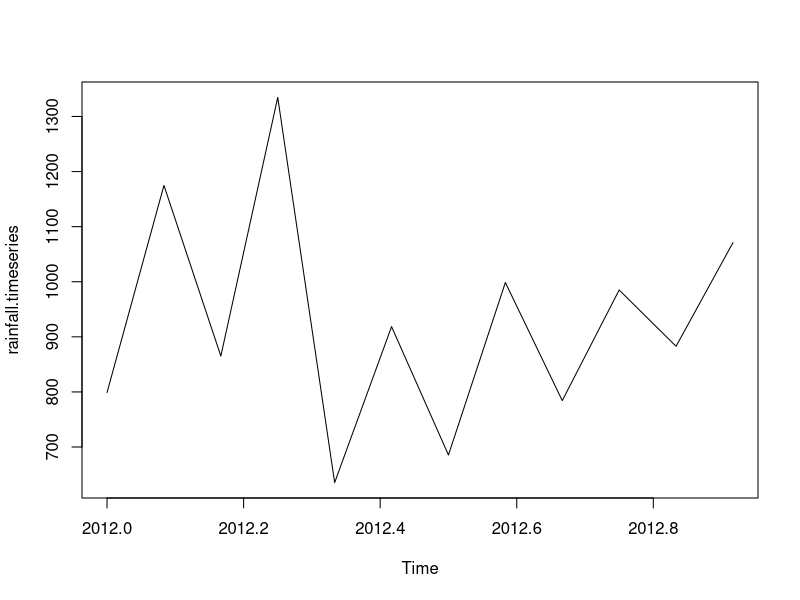

Reproduce this figure in R.
# Get the data points in form of a R vector.
rainfall <-
  c(799,1174.8,865.1,1334.6,635.4,918.5,685.5,998.6,784.2,985,882.8,1071)
# Convert it to a time series object.
rainfall.timeseries <- ts(rainfall,start = c(2012,1),frequency = 12)
# Print the timeseries data.
print(rainfall.timeseries)
# Give the chart file a name.
png(file = "rainfall.png")
# Plot a graph of the time series.
plot(rainfall.timeseries)
# Save the file.
dev.off()
